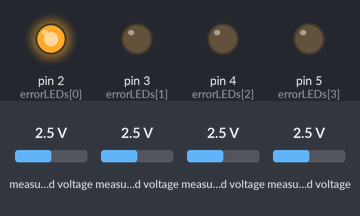
Simulated run of this sketch. Board: Arduino Uno, built for the host (arithmetic inside an expression is 32-bit, double 64-bit). On the bench: output pins drawn as LEDs (lit = HIGH). The test bench sets the inputs (shaded band); at power-on: measured voltage 2.5 V. WiFi joins after 1.5 s; servers stay silent unless stated; no MQTT or app messages arrive unless stated.

Above: at 0.1 s.
At 0.8 s:
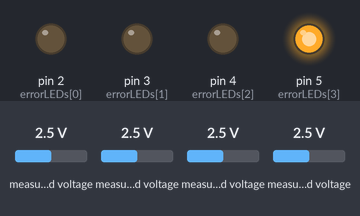
At 3.6 s:
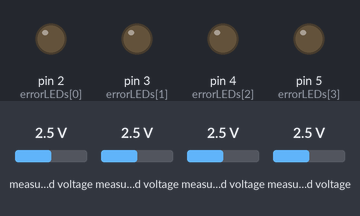
Timing chart, 0 to 5.1 s (numbered marks = the images above):
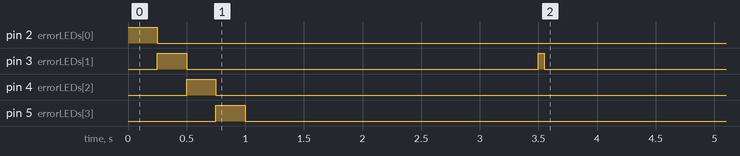

The sketch:

i2c-adc-reader.ino
```cpp
#include <SPI.h>
#include <Ethernet.h>
#include <PubSubClient.h>
#include <Adafruit_ADS1X15.h>

// Static MAC address array
byte mac[] = { 0xA0, 0x02, 0x05, 0xEF, 0xFE, 0xED }; // Set your MAC address here

// MQTT server address
const char* mqttServer = "192.168.178.69"; // Replace with your MQTT broker's IP address
const char* mqttClientName = "sensor-unit-1";

// Initialize Ethernet client
EthernetClient ethClient;
PubSubClient client(ethClient);

// Initialize ADS1115 modules
Adafruit_ADS1115 ads1;
Adafruit_ADS1115 ads2;
Adafruit_ADS1115 ads3;
Adafruit_ADS1115 ads4;

// Error LEDs - assign pins 2 to 5
const int errorLEDs[4] = {2, 3, 4, 5}; // LEDs for error indication

// Error states
byte errorState = 0b0000; // 4-bit error state, 0000 means no errors

/*
  Error State Descriptions:
  -------------------------
  errorState is a 4-bit variable where each bit represents a specific error.
  The corresponding LED will light up to indicate an error.

  Bit 3 (0b1000): Ethernet connection error (LED on pin 2)
  Bit 2 (0b0100): MQTT connection error (LED on pin 3)
  Bit 1 (0b0010): ADS1115 initialization error (LED on pin 4)
  Bit 0 (0b0001): ADS1115 reading error (LED on pin 5)

  Example:
  - 0000: No errors (all LEDs off)
  - 0001: ADS1115 reading error (LED on pin 5 is on)
  - 0010: ADS1115 initialization error (LED on pin 4 is on)
  - 0100: MQTT connection error (LED on pin 3 is on)
  - 1000: Ethernet connection error (LED on pin 2 is on)
  - 1111: Multiple errors (all LEDs on)
*/

// MQTT topic base
const char* topicBase = "sensor";

// Threshold value for determining ACTIVE or INACTIVE
const int16_t threshold = 1000;

// Time tracking for 50ms interval
unsigned long lastPublishTime = 0;
const unsigned long publishInterval = 50; // 50 ms

// Track current ADC to read
uint8_t currentADC = 0;
uint8_t currentChannel = 0;

// Explicit names for each ADC channel
const char* channelNames[4][4] = {
  {"sensor1_ch1", "sensor1_ch2", "sensor1_ch3", "sensor1_ch4"},
  {"sensor2_ch1", "sensor2_ch2", "sensor2_ch3", "sensor2_ch4"},
  {"sensor3_ch1", "sensor3_ch2", "sensor3_ch3", "sensor3_ch4"},
  {"sensor4_ch1", "sensor4_ch2", "sensor4_ch3", "sensor4_ch4"}
};

void setup() {
  // Set up LEDs as output
  for (int i = 0; i < 4; i++) {
    pinMode(errorLEDs[i], OUTPUT);
  }

  // Illuminate LEDs in order during setup
  for (int i = 0; i < 4; i++) {
    digitalWrite(errorLEDs[i], HIGH);  // Turn on LED
    delay(250);                        // Wait for 250ms
    digitalWrite(errorLEDs[i], LOW);   // Turn off LED
  }

  // Start the Ethernet connection using DHCP with the static MAC address
  if (Ethernet.begin(mac) == 0) {
    errorState |= 0b1000; // Set bit 3 (Ethernet connection error)
    updateErrorLEDs();
    while (true) {
      // Blink LED or reset if needed
    }
  }

  delay(1000);

  // Set MQTT server
  client.setServer(mqttServer, 1883);

  // Initialize ADS1115 modules
  if (!initializeADS1115()) {
    errorState |= 0b0010; // Set bit 1 (ADS1115 initialization error)
    updateErrorLEDs();
  }
}

void loop() {
  // Reconnect to MQTT if disconnected
  if (!client.connected()) {
    errorState |= 0b0100; // Set bit 2 (MQTT connection error)
    updateErrorLEDs();
    reconnect();
  } else {
    errorState &= ~0b0100; // Clear bit 2 if MQTT connected
    updateErrorLEDs();
  }
  client.loop();

  // Check if it's time to publish (every 50ms)
  unsigned long currentMillis = millis();
  if (currentMillis - lastPublishTime >= publishInterval) {
    lastPublishTime = currentMillis;

    // Read the current ADC input and publish
    if (!readAndPublishCurrentADC()) {
      errorState |= 0b0001; // Set bit 0 (ADS1115 reading error)
    } else {
      errorState &= ~0b0001; // Clear bit 0 if reading is successful
    }
    updateErrorLEDs();

    // Move to the next ADC input
    advanceToNextADC();
  }
}

// Function to read the current ADC input and publish it
bool readAndPublishCurrentADC() {
  int16_t adcValue;
  const char* channelName = channelNames[currentADC][currentChannel];

  switch (currentADC) {
    case 0:
      adcValue = ads1.readADC_SingleEnded(currentChannel);
      break;
    case 1:
      adcValue = ads2.readADC_SingleEnded(currentChannel);
      break;
    case 2:
      adcValue = ads3.readADC_SingleEnded(currentChannel);
      break;
    case 3:
      adcValue = ads4.readADC_SingleEnded(currentChannel);
      break;
  }

  if (adcValue == -1) {
    return false; // Return false if there was an error reading the ADC
  }

  char topic[50];
  snprintf(topic, sizeof(topic), "%s/%s/feedback", topicBase, channelName);

  const char* payload;
  if (adcValue > threshold) {
    payload = "ACTIVE";
  } else {
    payload = "INACTIVE";
  }

  client.publish(topic, payload);
  return true;
}

// Function to initialize ADS1115 modules
bool initializeADS1115() {
  bool success = true;
  if (!ads1.begin(0x48)) success = false;
  if (!ads2.begin(0x49)) success = false;
  if (!ads3.begin(0x4A)) success = false;
  if (!ads4.begin(0x4B)) success = false;
  return success;
}

// Function to move to the next ADC input
void advanceToNextADC() {
  currentChannel++;
  if (currentChannel >= 4) {
    currentChannel = 0;
    currentADC++;
    if (currentADC >= 4) {
      currentADC = 0;
    }
  }
}

// Function to update the error LEDs based on the error state
void updateErrorLEDs() {
  for (int i = 0; i < 4; i++) {
    digitalWrite(errorLEDs[i], (errorState >> (3 - i)) & 0b0001);
  }
}

// Function to reconnect to MQTT
void reconnect() {
  // Loop until we're reconnected
  while (!client.connected()) {
    // Attempt to connect
    if (client.connect(mqttClientName)) {
      errorState &= ~0b0100; // Clear bit 2 (MQTT connection error)
      updateErrorLEDs();
    } else {
      // Wait 5 seconds before retrying
      delay(5000);
    }
  }
}
```

Measured:
- by itself, pin 3 (errorLEDs[1]): HIGH → LOW at 0.50 s, → HIGH 3.0 s later, → LOW 0.05 s later
